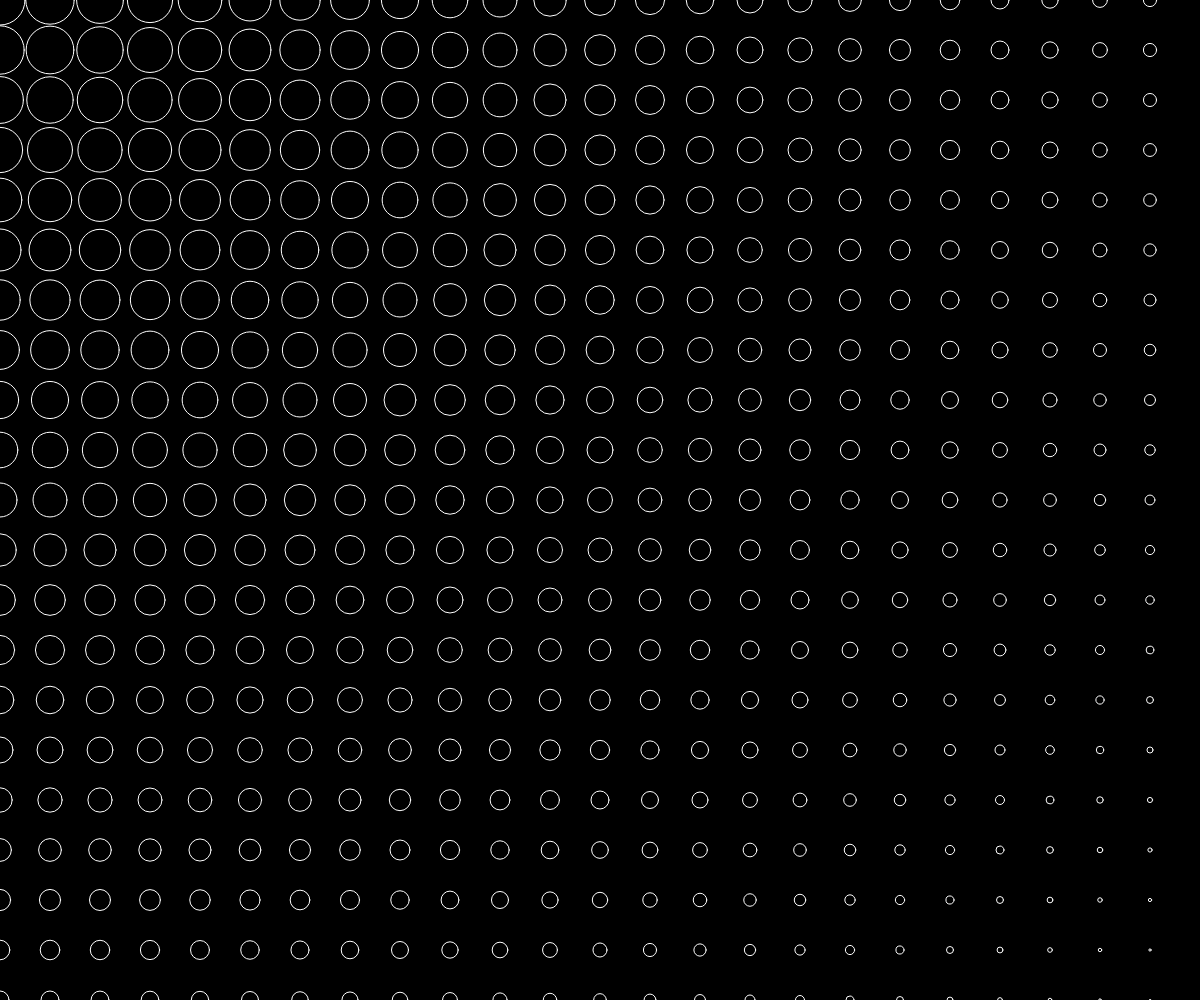
Frame 1 (no input)
Frame 60 (no input): identical to frame 1, image omitted
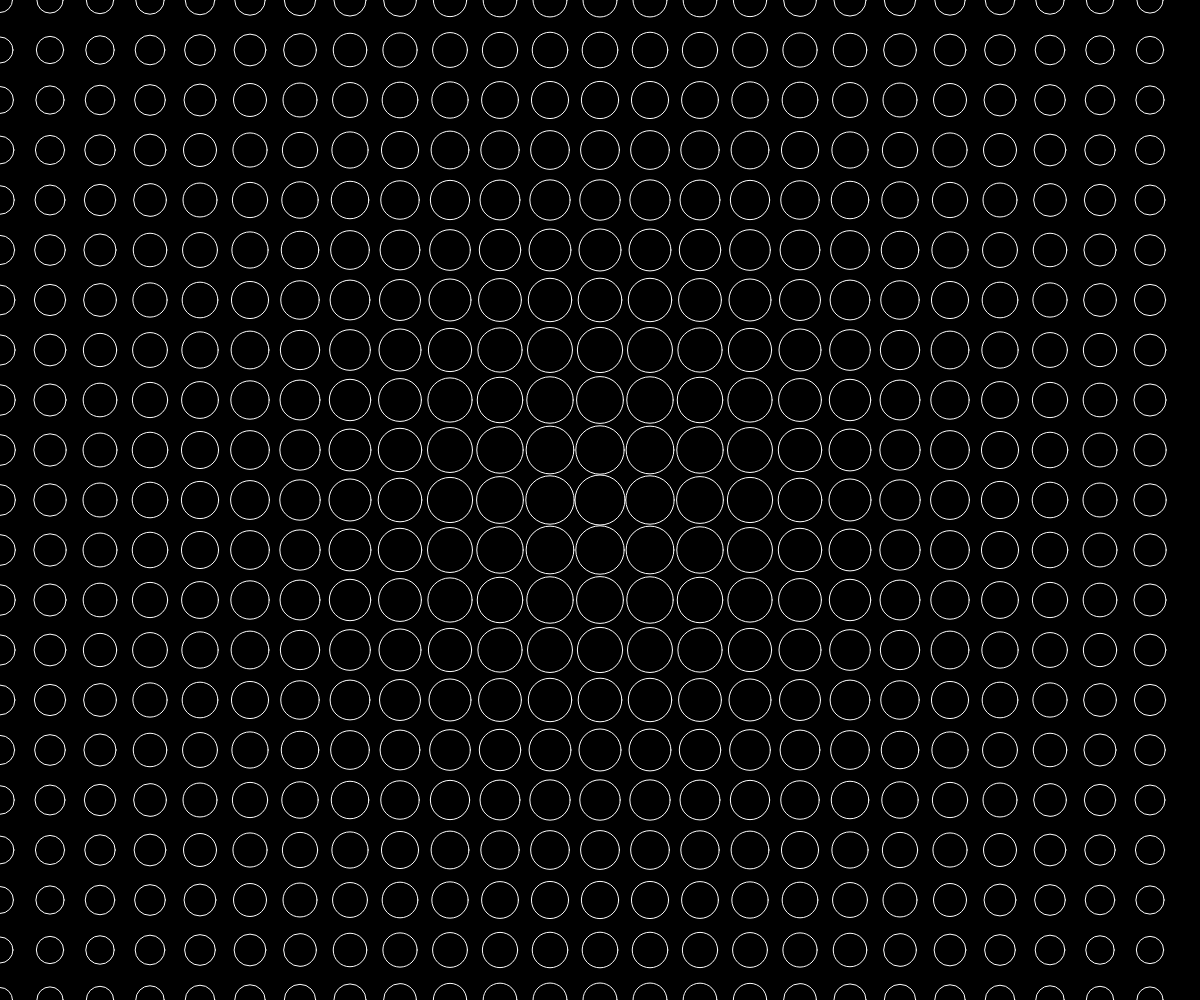
Frame 120 (the mouse pressed at the canvas centre since frame 60)

The p5.js sketch that drew these frames (run headless with seeded random() and noise() and a simulated clock; from frame 60 on, the mouse is pressed at the canvas centre):

// p5.js sketch
// ── sketch.js
let cellSize = 50

function preload() {

}

function setup() {
  createCanvas(windowWidth, windowHeight);
  pixelDensity(1);

}

function draw() {
  background(0)

  noFill()
  stroke(255)
 // let rad = map(mouseX, 0, width, 10, 250)

  for (let i = 0; i < width; i = i + cellSize) {
    for (let j = 0; j < width; j = j + cellSize) {
      let rad = dist(mouseX, mouseY, i, j)
      let r = map(rad,0, sqrt(width*width + height*height), cellSize, 0 )
      ellipse(i, j, r, r);
    }

  }

}

function mouseClicked() {
  cellSize = random(25, 150)
}
